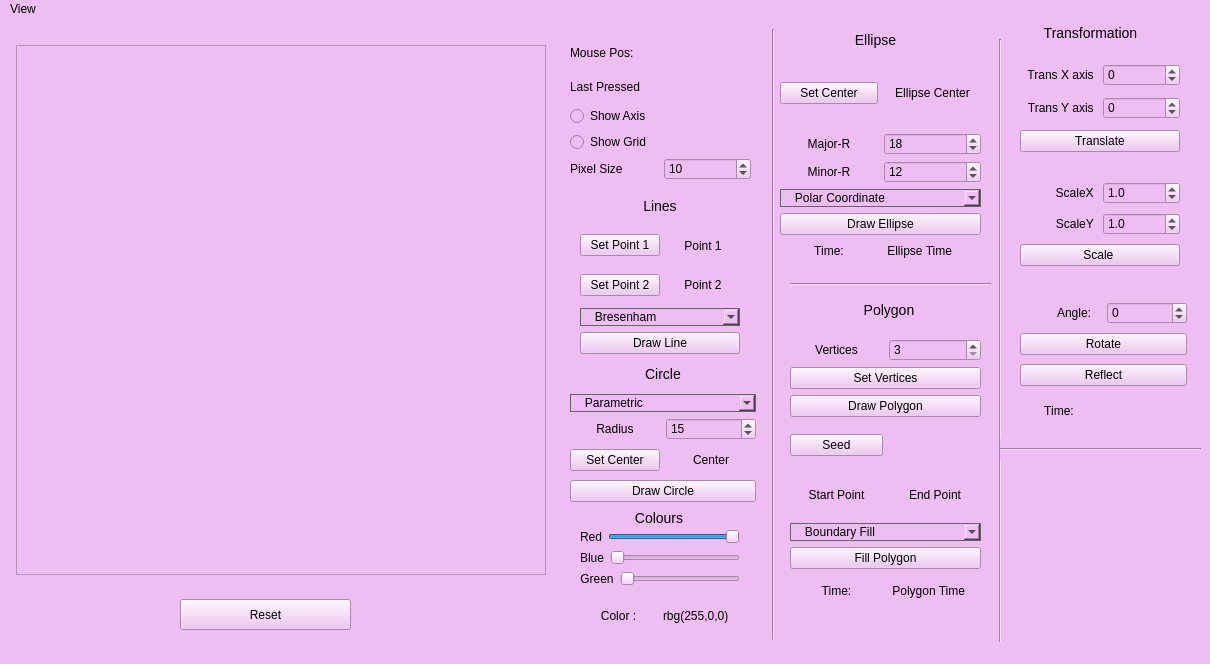
<?xml version="1.0" encoding="UTF-8"?>
<ui version="4.0">
 <class>MainWindow</class>
 <widget class="QMainWindow" name="MainWindow">
  <property name="geometry">
   <rect>
    <x>0</x>
    <y>0</y>
    <width>1210</width>
    <height>664</height>
   </rect>
  </property>
  <property name="windowTitle">
   <string>MainWindow</string>
  </property>
  <property name="styleSheet">
   <string notr="true">background-color: rgb(238, 189, 241);</string>
  </property>
  <widget class="QWidget" name="centralwidget">
   <widget class="frame_widget" name="frame">
    <property name="geometry">
     <rect>
      <x>16</x>
      <y>26</y>
      <width>530</width>
      <height>530</height>
     </rect>
    </property>
    <property name="frameShape">
     <enum>QFrame::StyledPanel</enum>
    </property>
    <property name="frameShadow">
     <enum>QFrame::Raised</enum>
    </property>
   </widget>
   <widget class="QPushButton" name="pushButton_5">
    <property name="geometry">
     <rect>
      <x>180</x>
      <y>580</y>
      <width>171</width>
      <height>31</height>
     </rect>
    </property>
    <property name="text">
     <string>Reset</string>
    </property>
   </widget>
   <widget class="QLabel" name="label_20">
    <property name="geometry">
     <rect>
      <x>1035</x>
      <y>3</y>
      <width>111</width>
      <height>21</height>
     </rect>
    </property>
    <property name="styleSheet">
     <string notr="true">font: 75 italic 11pt &quot;Ubuntu Condensed&quot;;
font-size: 14px;
color: rgb(0, 0, 0);</string>
    </property>
    <property name="text">
     <string>Transformation</string>
    </property>
    <property name="alignment">
     <set>Qt::AlignCenter</set>
    </property>
   </widget>
   <widget class="QWidget" name="verticalLayoutWidget">
    <property name="geometry">
     <rect>
      <x>1020</x>
      <y>160</y>
      <width>160</width>
      <height>93</height>
     </rect>
    </property>
    <layout class="QVBoxLayout" name="verticalLayout_3">
     <item>
      <layout class="QHBoxLayout" name="horizontalLayout_14">
       <item>
        <widget class="QLabel" name="label_21">
         <property name="text">
          <string>ScaleX </string>
         </property>
         <property name="alignment">
          <set>Qt::AlignRight|Qt::AlignTrailing|Qt::AlignVCenter</set>
         </property>
        </widget>
       </item>
       <item>
        <widget class="QDoubleSpinBox" name="scalex">
         <property name="prefix">
          <string/>
         </property>
         <property name="decimals">
          <number>1</number>
         </property>
         <property name="maximum">
          <double>10.000000000000000</double>
         </property>
         <property name="singleStep">
          <double>0.300000000000000</double>
         </property>
         <property name="value">
          <double>1.000000000000000</double>
         </property>
        </widget>
       </item>
      </layout>
     </item>
     <item>
      <layout class="QHBoxLayout" name="horizontalLayout_15">
       <item>
        <widget class="QLabel" name="label_22">
         <property name="text">
          <string>ScaleY </string>
         </property>
         <property name="alignment">
          <set>Qt::AlignRight|Qt::AlignTrailing|Qt::AlignVCenter</set>
         </property>
        </widget>
       </item>
       <item>
        <widget class="QDoubleSpinBox" name="scaley">
         <property name="decimals">
          <number>1</number>
         </property>
         <property name="maximum">
          <double>10.000000000000000</double>
         </property>
         <property name="singleStep">
          <double>0.300000000000000</double>
         </property>
         <property name="value">
          <double>1.000000000000000</double>
         </property>
        </widget>
       </item>
      </layout>
     </item>
     <item>
      <widget class="QPushButton" name="pushButton_scale">
       <property name="text">
        <string>Scale </string>
       </property>
      </widget>
     </item>
    </layout>
   </widget>
   <widget class="QWidget" name="verticalLayoutWidget_2">
    <property name="geometry">
     <rect>
      <x>1020</x>
      <y>40</y>
      <width>160</width>
      <height>101</height>
     </rect>
    </property>
    <layout class="QVBoxLayout" name="verticalLayout_4">
     <item>
      <layout class="QHBoxLayout" name="horizontalLayout_12">
       <item>
        <widget class="QLabel" name="label_15">
         <property name="text">
          <string>Trans X axis </string>
         </property>
         <property name="alignment">
          <set>Qt::AlignRight|Qt::AlignTrailing|Qt::AlignVCenter</set>
         </property>
        </widget>
       </item>
       <item>
        <widget class="QSpinBox" name="tranx">
         <property name="minimum">
          <number>-50</number>
         </property>
         <property name="maximum">
          <number>50</number>
         </property>
        </widget>
       </item>
      </layout>
     </item>
     <item>
      <layout class="QHBoxLayout" name="horizontalLayout_13">
       <item>
        <widget class="QLabel" name="label_19">
         <property name="text">
          <string>Trans Y axis </string>
         </property>
         <property name="alignment">
          <set>Qt::AlignRight|Qt::AlignTrailing|Qt::AlignVCenter</set>
         </property>
        </widget>
       </item>
       <item>
        <widget class="QSpinBox" name="trany">
         <property name="minimum">
          <number>-50</number>
         </property>
         <property name="maximum">
          <number>50</number>
         </property>
        </widget>
       </item>
      </layout>
     </item>
     <item>
      <widget class="QPushButton" name="pushButton_translate">
       <property name="text">
        <string>Translate</string>
       </property>
      </widget>
     </item>
    </layout>
   </widget>
   <widget class="QWidget" name="verticalLayoutWidget_3">
    <property name="geometry">
     <rect>
      <x>1020</x>
      <y>280</y>
      <width>167</width>
      <height>91</height>
     </rect>
    </property>
    <layout class="QVBoxLayout" name="verticalLayout_5">
     <item>
      <layout class="QHBoxLayout" name="horizontalLayout_16">
       <item>
        <widget class="QLabel" name="label_23">
         <property name="text">
          <string>Angle:   </string>
         </property>
         <property name="alignment">
          <set>Qt::AlignRight|Qt::AlignTrailing|Qt::AlignVCenter</set>
         </property>
        </widget>
       </item>
       <item>
        <widget class="QSpinBox" name="rotate">
         <property name="minimum">
          <number>-180</number>
         </property>
         <property name="maximum">
          <number>180</number>
         </property>
         <property name="singleStep">
          <number>5</number>
         </property>
        </widget>
       </item>
      </layout>
     </item>
     <item>
      <widget class="QPushButton" name="pushButton_rotate">
       <property name="text">
        <string>Rotate</string>
       </property>
      </widget>
     </item>
     <item>
      <widget class="QPushButton" name="pushButton_reflect">
       <property name="text">
        <string>Reflect</string>
       </property>
      </widget>
     </item>
    </layout>
   </widget>
   <widget class="QWidget" name="verticalLayoutWidget_5">
    <property name="geometry">
     <rect>
      <x>580</x>
      <y>170</y>
      <width>160</width>
      <height>165</height>
     </rect>
    </property>
    <layout class="QVBoxLayout" name="verticalLayout_7">
     <item>
      <widget class="QLabel" name="label_28">
       <property name="styleSheet">
        <string notr="true">font: 75 italic 11pt &quot;Ubuntu Condensed&quot;;
font-size: 14px;
color: rgb(0, 0, 0);</string>
       </property>
       <property name="text">
        <string>Lines</string>
       </property>
       <property name="alignment">
        <set>Qt::AlignCenter</set>
       </property>
      </widget>
     </item>
     <item>
      <layout class="QHBoxLayout" name="horizontalLayout_18">
       <item>
        <widget class="QPushButton" name="pushButton_11">
         <property name="text">
          <string>Set Point 1</string>
         </property>
        </widget>
       </item>
       <item>
        <widget class="QLabel" name="point1">
         <property name="text">
          <string>Point 1</string>
         </property>
         <property name="alignment">
          <set>Qt::AlignCenter</set>
         </property>
        </widget>
       </item>
      </layout>
     </item>
     <item>
      <layout class="QHBoxLayout" name="horizontalLayout_19">
       <item>
        <widget class="QPushButton" name="pushButton_10">
         <property name="text">
          <string>Set Point 2</string>
         </property>
        </widget>
       </item>
       <item>
        <widget class="QLabel" name="point2">
         <property name="text">
          <string>Point 2</string>
         </property>
         <property name="alignment">
          <set>Qt::AlignCenter</set>
         </property>
        </widget>
       </item>
      </layout>
     </item>
     <item>
      <widget class="QComboBox" name="comboBox_4">
       <property name="styleSheet">
        <string notr="true">border: 0.5px solid rgb(100, 100, 100)
</string>
       </property>
       <item>
        <property name="text">
         <string>   Bresenham</string>
        </property>
       </item>
       <item>
        <property name="text">
         <string>   DDA</string>
        </property>
       </item>
       <item>
        <property name="text">
         <string>   Parametric</string>
        </property>
       </item>
      </widget>
     </item>
     <item>
      <widget class="QPushButton" name="pushButton_line">
       <property name="text">
        <string>Draw Line</string>
       </property>
      </widget>
     </item>
    </layout>
   </widget>
   <widget class="QWidget" name="verticalLayoutWidget_6">
    <property name="geometry">
     <rect>
      <x>790</x>
      <y>320</y>
      <width>191</width>
      <height>230</height>
     </rect>
    </property>
    <layout class="QVBoxLayout" name="verticalLayout_8">
     <item>
      <layout class="QHBoxLayout" name="horizontalLayout_5">
       <item>
        <widget class="QLabel" name="label_14">
         <property name="text">
          <string>Vertices</string>
         </property>
         <property name="alignment">
          <set>Qt::AlignCenter</set>
         </property>
        </widget>
       </item>
       <item>
        <widget class="QSpinBox" name="vertices">
         <property name="minimum">
          <number>3</number>
         </property>
         <property name="maximum">
          <number>20</number>
         </property>
         <property name="value">
          <number>3</number>
         </property>
        </widget>
       </item>
      </layout>
     </item>
     <item>
      <widget class="QPushButton" name="pushButton_8">
       <property name="text">
        <string>Set Vertices</string>
       </property>
      </widget>
     </item>
     <item>
      <widget class="QPushButton" name="pushButton_9">
       <property name="text">
        <string>Draw Polygon</string>
       </property>
      </widget>
     </item>
     <item>
      <layout class="QHBoxLayout" name="horizontalLayout_11">
       <item>
        <widget class="QPushButton" name="pushButton_3">
         <property name="text">
          <string>Seed</string>
         </property>
        </widget>
       </item>
       <item>
        <widget class="QLabel" name="seed">
         <property name="text">
          <string/>
         </property>
         <property name="alignment">
          <set>Qt::AlignCenter</set>
         </property>
        </widget>
       </item>
      </layout>
     </item>
     <item>
      <layout class="QHBoxLayout" name="horizontalLayout_9">
       <item>
        <widget class="QLabel" name="polygonStart">
         <property name="text">
          <string>Start Point</string>
         </property>
         <property name="alignment">
          <set>Qt::AlignCenter</set>
         </property>
        </widget>
       </item>
       <item>
        <widget class="QLabel" name="polygonEnd">
         <property name="text">
          <string>End Point</string>
         </property>
         <property name="alignment">
          <set>Qt::AlignCenter</set>
         </property>
        </widget>
       </item>
      </layout>
     </item>
     <item>
      <widget class="QComboBox" name="comboBox_3">
       <property name="styleSheet">
        <string notr="true">border: 0.5px solid rgb(100, 100, 100)
</string>
       </property>
       <item>
        <property name="text">
         <string>   Boundary Fill</string>
        </property>
       </item>
       <item>
        <property name="text">
         <string>   Flood Fill </string>
        </property>
       </item>
       <item>
        <property name="text">
         <string>   ScanLine Fill</string>
        </property>
       </item>
      </widget>
     </item>
     <item>
      <widget class="QPushButton" name="pushButton_4">
       <property name="text">
        <string>Fill Polygon</string>
       </property>
      </widget>
     </item>
    </layout>
   </widget>
   <widget class="QLabel" name="label_24">
    <property name="geometry">
     <rect>
      <x>810</x>
      <y>280</y>
      <width>158</width>
      <height>21</height>
     </rect>
    </property>
    <property name="styleSheet">
     <string notr="true">font: 75 italic 11pt &quot;Ubuntu Condensed&quot;;
font-size: 14px;
color: rgb(0, 0, 0);</string>
    </property>
    <property name="text">
     <string>Polygon</string>
    </property>
    <property name="alignment">
     <set>Qt::AlignCenter</set>
    </property>
   </widget>
   <widget class="QWidget" name="verticalLayoutWidget_7">
    <property name="geometry">
     <rect>
      <x>580</x>
      <y>510</y>
      <width>160</width>
      <height>111</height>
     </rect>
    </property>
    <layout class="QVBoxLayout" name="verticalLayout_9">
     <item>
      <layout class="QHBoxLayout" name="horizontalLayout_20">
       <item>
        <widget class="QLabel" name="label_3">
         <property name="text">
          <string>Red</string>
         </property>
         <property name="alignment">
          <set>Qt::AlignCenter</set>
         </property>
        </widget>
       </item>
       <item>
        <widget class="QSlider" name="rSlider">
         <property name="maximum">
          <number>255</number>
         </property>
         <property name="pageStep">
          <number>15</number>
         </property>
         <property name="value">
          <number>255</number>
         </property>
         <property name="orientation">
          <enum>Qt::Horizontal</enum>
         </property>
        </widget>
       </item>
      </layout>
     </item>
     <item>
      <layout class="QHBoxLayout" name="horizontalLayout_22">
       <item>
        <widget class="QLabel" name="label_8">
         <property name="text">
          <string>Blue</string>
         </property>
         <property name="alignment">
          <set>Qt::AlignCenter</set>
         </property>
        </widget>
       </item>
       <item>
        <widget class="QSlider" name="bSlider">
         <property name="maximum">
          <number>255</number>
         </property>
         <property name="pageStep">
          <number>15</number>
         </property>
         <property name="orientation">
          <enum>Qt::Horizontal</enum>
         </property>
        </widget>
       </item>
      </layout>
     </item>
     <item>
      <layout class="QHBoxLayout" name="horizontalLayout_21">
       <item>
        <widget class="QLabel" name="label_7">
         <property name="text">
          <string>Green</string>
         </property>
         <property name="alignment">
          <set>Qt::AlignCenter</set>
         </property>
        </widget>
       </item>
       <item>
        <widget class="QSlider" name="gSlider">
         <property name="maximum">
          <number>255</number>
         </property>
         <property name="pageStep">
          <number>15</number>
         </property>
         <property name="orientation">
          <enum>Qt::Horizontal</enum>
         </property>
        </widget>
       </item>
      </layout>
     </item>
     <item>
      <layout class="QHBoxLayout" name="horizontalLayout_17">
       <item>
        <widget class="QLabel" name="R">
         <property name="text">
          <string>Color :</string>
         </property>
         <property name="alignment">
          <set>Qt::AlignCenter</set>
         </property>
        </widget>
       </item>
       <item>
        <widget class="QLabel" name="color">
         <property name="text">
          <string>rbg(255,0,0)</string>
         </property>
        </widget>
       </item>
      </layout>
     </item>
    </layout>
   </widget>
   <widget class="QWidget" name="verticalLayoutWidget_9">
    <property name="geometry">
     <rect>
      <x>570</x>
      <y>20</y>
      <width>181</width>
      <height>141</height>
     </rect>
    </property>
    <layout class="QVBoxLayout" name="verticalLayout_11">
     <item>
      <layout class="QHBoxLayout" name="horizontalLayout_2">
       <item>
        <widget class="QLabel" name="label_6">
         <property name="text">
          <string>Mouse Pos:</string>
         </property>
        </widget>
       </item>
       <item>
        <widget class="QLabel" name="coord">
         <property name="text">
          <string/>
         </property>
        </widget>
       </item>
      </layout>
     </item>
     <item>
      <layout class="QHBoxLayout" name="horizontalLayout_6">
       <item>
        <widget class="QLabel" name="label_5">
         <property name="text">
          <string>Last Pressed</string>
         </property>
        </widget>
       </item>
       <item>
        <widget class="QLabel" name="press">
         <property name="text">
          <string/>
         </property>
        </widget>
       </item>
      </layout>
     </item>
     <item>
      <layout class="QVBoxLayout" name="verticalLayout_2">
       <item>
        <layout class="QVBoxLayout" name="verticalLayout">
         <item>
          <widget class="QRadioButton" name="radioButton">
           <property name="text">
            <string>Show Axis</string>
           </property>
           <property name="autoExclusive">
            <bool>false</bool>
           </property>
          </widget>
         </item>
         <item>
          <widget class="QRadioButton" name="radioButton_2">
           <property name="text">
            <string>Show Grid</string>
           </property>
           <property name="autoExclusive">
            <bool>false</bool>
           </property>
          </widget>
         </item>
        </layout>
       </item>
       <item>
        <layout class="QHBoxLayout" name="horizontalLayout_3">
         <item>
          <widget class="QLabel" name="label">
           <property name="text">
            <string>Pixel Size</string>
           </property>
          </widget>
         </item>
         <item>
          <widget class="QSpinBox" name="spinBox">
           <property name="maximum">
            <number>150</number>
           </property>
           <property name="value">
            <number>10</number>
           </property>
          </widget>
         </item>
        </layout>
       </item>
      </layout>
     </item>
    </layout>
   </widget>
   <widget class="QLabel" name="label_26">
    <property name="geometry">
     <rect>
      <x>580</x>
      <y>490</y>
      <width>158</width>
      <height>17</height>
     </rect>
    </property>
    <property name="styleSheet">
     <string notr="true">font: 75 italic 11pt &quot;Ubuntu Condensed&quot;;
font-size: 14px;
color: rgb(0, 0, 0);</string>
    </property>
    <property name="text">
     <string>Colours</string>
    </property>
    <property name="alignment">
     <set>Qt::AlignCenter</set>
    </property>
   </widget>
   <widget class="QWidget" name="verticalLayoutWidget_4">
    <property name="geometry">
     <rect>
      <x>570</x>
      <y>340</y>
      <width>186</width>
      <height>143</height>
     </rect>
    </property>
    <layout class="QVBoxLayout" name="verticalLayout_6">
     <item>
      <widget class="QLabel" name="label_25">
       <property name="styleSheet">
        <string notr="true">font: 75 italic 11pt &quot;Ubuntu Condensed&quot;;
font-size: 14px;
color: rgb(0, 0, 0);</string>
       </property>
       <property name="text">
        <string>Circle</string>
       </property>
       <property name="alignment">
        <set>Qt::AlignCenter</set>
       </property>
      </widget>
     </item>
     <item>
      <widget class="QComboBox" name="comboBox">
       <property name="sizePolicy">
        <sizepolicy hsizetype="Preferred" vsizetype="Fixed">
         <horstretch>0</horstretch>
         <verstretch>0</verstretch>
        </sizepolicy>
       </property>
       <property name="layoutDirection">
        <enum>Qt::LeftToRight</enum>
       </property>
       <property name="autoFillBackground">
        <bool>false</bool>
       </property>
       <property name="styleSheet">
        <string notr="true">border: 0.5px solid rgb(100, 100, 100)
</string>
       </property>
       <property name="insertPolicy">
        <enum>QComboBox::InsertAlphabetically</enum>
       </property>
       <property name="sizeAdjustPolicy">
        <enum>QComboBox::AdjustToContentsOnFirstShow</enum>
       </property>
       <item>
        <property name="text">
         <string>   Parametric</string>
        </property>
       </item>
       <item>
        <property name="text">
         <string>   Polar Coordinates</string>
        </property>
       </item>
       <item>
        <property name="text">
         <string>   Mid Point</string>
        </property>
       </item>
       <item>
        <property name="text">
         <string>   Bresenham's Midpoint</string>
        </property>
       </item>
      </widget>
     </item>
     <item>
      <layout class="QHBoxLayout" name="horizontalLayout_8">
       <item>
        <widget class="QLabel" name="label_4">
         <property name="text">
          <string>Radius</string>
         </property>
         <property name="alignment">
          <set>Qt::AlignCenter</set>
         </property>
        </widget>
       </item>
       <item>
        <widget class="QSpinBox" name="radius">
         <property name="value">
          <number>15</number>
         </property>
        </widget>
       </item>
      </layout>
     </item>
     <item>
      <layout class="QHBoxLayout" name="horizontalLayout_4">
       <item>
        <widget class="QPushButton" name="pushButton_2">
         <property name="text">
          <string>Set Center</string>
         </property>
        </widget>
       </item>
       <item>
        <widget class="QLabel" name="center">
         <property name="text">
          <string>Center</string>
         </property>
         <property name="alignment">
          <set>Qt::AlignCenter</set>
         </property>
        </widget>
       </item>
      </layout>
     </item>
     <item>
      <widget class="QPushButton" name="pushButton_6">
       <property name="text">
        <string>Draw Circle</string>
       </property>
      </widget>
     </item>
    </layout>
   </widget>
   <widget class="Line" name="line">
    <property name="geometry">
     <rect>
      <x>763</x>
      <y>10</y>
      <width>20</width>
      <height>611</height>
     </rect>
    </property>
    <property name="orientation">
     <enum>Qt::Vertical</enum>
    </property>
   </widget>
   <widget class="Line" name="line_2">
    <property name="geometry">
     <rect>
      <x>990</x>
      <y>20</y>
      <width>20</width>
      <height>611</height>
     </rect>
    </property>
    <property name="orientation">
     <enum>Qt::Vertical</enum>
    </property>
   </widget>
   <widget class="QWidget" name="verticalLayoutWidget_8">
    <property name="geometry">
     <rect>
      <x>780</x>
      <y>40</y>
      <width>201</width>
      <height>176</height>
     </rect>
    </property>
    <layout class="QVBoxLayout" name="verticalLayout_10">
     <item>
      <layout class="QHBoxLayout" name="horizontalLayout_10">
       <item>
        <widget class="QPushButton" name="pushButton">
         <property name="text">
          <string>Set Center</string>
         </property>
        </widget>
       </item>
       <item>
        <widget class="QLabel" name="center_2">
         <property name="text">
          <string>Ellipse Center</string>
         </property>
         <property name="alignment">
          <set>Qt::AlignCenter</set>
         </property>
        </widget>
       </item>
      </layout>
     </item>
     <item>
      <layout class="QHBoxLayout" name="horizontalLayout">
       <item>
        <widget class="QLabel" name="label_9">
         <property name="text">
          <string>Major-R</string>
         </property>
         <property name="alignment">
          <set>Qt::AlignCenter</set>
         </property>
        </widget>
       </item>
       <item>
        <widget class="QSpinBox" name="major">
         <property name="value">
          <number>18</number>
         </property>
        </widget>
       </item>
      </layout>
     </item>
     <item>
      <layout class="QHBoxLayout" name="horizontalLayout_7">
       <item>
        <widget class="QLabel" name="label_10">
         <property name="text">
          <string>Minor-R</string>
         </property>
         <property name="alignment">
          <set>Qt::AlignCenter</set>
         </property>
        </widget>
       </item>
       <item>
        <widget class="QSpinBox" name="minor">
         <property name="value">
          <number>12</number>
         </property>
        </widget>
       </item>
      </layout>
     </item>
     <item>
      <widget class="QComboBox" name="comboBox_2">
       <property name="styleSheet">
        <string notr="true">border: 0.5px solid rgb(100, 100, 100)
</string>
       </property>
       <item>
        <property name="text">
         <string>   Polar Coordinate</string>
        </property>
       </item>
       <item>
        <property name="text">
         <string>   Midpoint</string>
        </property>
       </item>
      </widget>
     </item>
     <item>
      <widget class="QPushButton" name="pushButton_7">
       <property name="text">
        <string>Draw Ellipse</string>
       </property>
      </widget>
     </item>
    </layout>
   </widget>
   <widget class="QLabel" name="label_27">
    <property name="geometry">
     <rect>
      <x>820</x>
      <y>10</y>
      <width>111</width>
      <height>21</height>
     </rect>
    </property>
    <property name="styleSheet">
     <string notr="true">font: 75 italic 11pt &quot;Ubuntu Condensed&quot;;
font-size: 14px;
color: rgb(0, 0, 0);</string>
    </property>
    <property name="text">
     <string>Ellipse</string>
    </property>
    <property name="alignment">
     <set>Qt::AlignCenter</set>
    </property>
   </widget>
   <widget class="Line" name="line_3">
    <property name="geometry">
     <rect>
      <x>790</x>
      <y>255</y>
      <width>201</width>
      <height>21</height>
     </rect>
    </property>
    <property name="orientation">
     <enum>Qt::Horizontal</enum>
    </property>
   </widget>
   <widget class="Line" name="line_4">
    <property name="geometry">
     <rect>
      <x>1000</x>
      <y>420</y>
      <width>201</width>
      <height>21</height>
     </rect>
    </property>
    <property name="orientation">
     <enum>Qt::Horizontal</enum>
    </property>
   </widget>
   <widget class="QWidget" name="horizontalLayoutWidget_21">
    <property name="geometry">
     <rect>
      <x>790</x>
      <y>560</y>
      <width>191</width>
      <height>23</height>
     </rect>
    </property>
    <layout class="QHBoxLayout" name="horizontalLayout_23">
     <item>
      <widget class="QLabel" name="R_2">
       <property name="text">
        <string>Time:</string>
       </property>
       <property name="alignment">
        <set>Qt::AlignCenter</set>
       </property>
      </widget>
     </item>
     <item>
      <widget class="QLabel" name="polygonTime">
       <property name="text">
        <string> Polygon Time</string>
       </property>
      </widget>
     </item>
    </layout>
   </widget>
   <widget class="QWidget" name="horizontalLayoutWidget_22">
    <property name="geometry">
     <rect>
      <x>780</x>
      <y>220</y>
      <width>201</width>
      <height>23</height>
     </rect>
    </property>
    <layout class="QHBoxLayout" name="horizontalLayout_24">
     <item>
      <widget class="QLabel" name="R_3">
       <property name="text">
        <string>Time:</string>
       </property>
       <property name="alignment">
        <set>Qt::AlignCenter</set>
       </property>
      </widget>
     </item>
     <item>
      <widget class="QLabel" name="ellipseTime">
       <property name="text">
        <string> Ellipse Time</string>
       </property>
      </widget>
     </item>
    </layout>
   </widget>
   <widget class="QWidget" name="horizontalLayoutWidget_23">
    <property name="geometry">
     <rect>
      <x>1020</x>
      <y>380</y>
      <width>161</width>
      <height>23</height>
     </rect>
    </property>
    <layout class="QHBoxLayout" name="horizontalLayout_25">
     <item>
      <widget class="QLabel" name="R_4">
       <property name="text">
        <string>Time:</string>
       </property>
       <property name="alignment">
        <set>Qt::AlignCenter</set>
       </property>
      </widget>
     </item>
     <item>
      <widget class="QLabel" name="transformationTime">
       <property name="text">
        <string/>
       </property>
      </widget>
     </item>
    </layout>
   </widget>
  </widget>
  <widget class="QMenuBar" name="menubar">
   <property name="geometry">
    <rect>
     <x>0</x>
     <y>0</y>
     <width>1210</width>
     <height>22</height>
    </rect>
   </property>
   <widget class="QMenu" name="menuCreate_New">
    <property name="styleSheet">
     <string notr="true"/>
    </property>
    <property name="title">
     <string>View</string>
    </property>
   </widget>
   <addaction name="menuCreate_New"/>
  </widget>
  <widget class="QStatusBar" name="statusbar"/>
 </widget>
 <customwidgets>
  <customwidget>
   <class>frame_widget</class>
   <extends>QFrame</extends>
   <header>frame_widget.h</header>
   <container>1</container>
  </customwidget>
 </customwidgets>
 <resources/>
 <connections/>
</ui>
